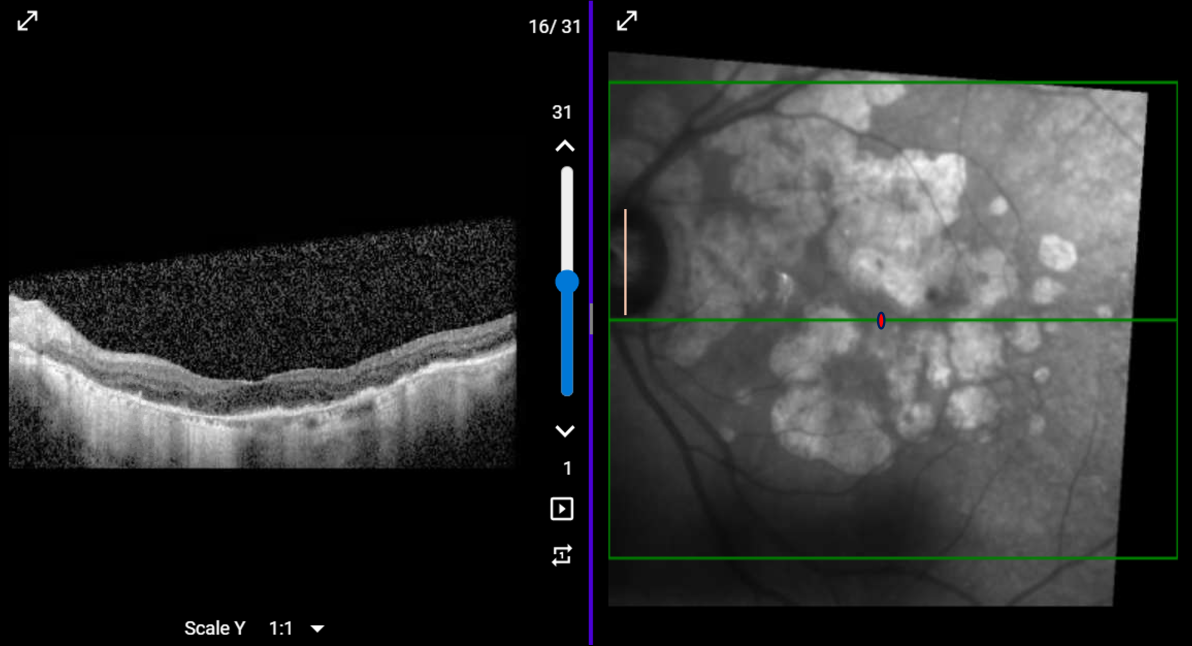
#> input picture OCT_Pipeline_2026/data/raw_marked/10907481.png, 3575 x 1938 px (shown at 1/3 size); its folder holds only this picture in this run
$ python 00_extract_vector_labels.py
#> lines starting #> are read from the running program, lines starting #| are printed output that depends on the picture; after the words box and inside, x2 and y2 are one past the last pixel; in counts of white or black regions, pixels touching at a corner belong together
"""
Extract Fovea and GA Coordinates from Manually Marked OCT Images

This script processes annotated OCT images to extract:
- Fovea location from red dots
- GA target location from peach/yellow lines

Marking Convention:
- Fovea: Red dot (possibly with blue outline)
- GA: Peach/yellow line (#F4C5AD) connecting fovea to nearest GA edge
  The FAR endpoint from the fovea is the GA target point.

Usage:
    python src/00_extract_vector_labels.py --input data/raw_marked --output data/csv --split 0.2 --debug
"""

import os
import argparse
from pathlib import Path
import numpy as np
import cv2
import pandas as pd
from skimage import morphology
from skimage.morphology import skeletonize
from scipy import ndimage
from tqdm import tqdm


class VectorLabelExtractor:
    """Extract fovea and GA coordinates from marked OCT images."""

    def __init__(self,
                 red_hue_ranges=[(0, 10), (170, 180)],
                 red_sat_range=(100, 255),
                 red_val_range=(100, 255),
                 peach_color=(246, 198, 173),  # Actual color from images
                 peach_tolerance=(20, 80, 80),  # Increased tolerance
                 min_red_area=10,
                 max_fovea_distance=300,  # Relaxed distance constraint
                 debug=False):
        """
        Initialize the extractor with color detection parameters.

        Args:
            red_hue_ranges: List of (min, max) HSV hue ranges for red detection
            red_sat_range: (min, max) saturation range for red
            red_val_range: (min, max) value range for red
            peach_color: RGB values for peach/yellow line color
            peach_tolerance: (H, S, V) tolerance around peach color
            min_red_area: Minimum pixel area for valid red dot
            max_fovea_distance: Max distance closest endpoint can be from fovea
            debug: If True, save debug visualization images
        """
        self.red_hue_ranges = red_hue_ranges
        self.red_sat_range = red_sat_range
        self.red_val_range = red_val_range
        self.peach_color_rgb = peach_color
        self.peach_tolerance = peach_tolerance
        self.min_red_area = min_red_area
        self.max_fovea_distance = max_fovea_distance
        self.debug = debug

        # Convert peach color to HSV for detection
        peach_bgr = np.uint8([[[peach_color[2], peach_color[1], peach_color[0]]]])
        peach_hsv = cv2.cvtColor(peach_bgr, cv2.COLOR_BGR2HSV)[0][0]
        self.peach_hsv = peach_hsv

    def detect_fovea(self, image):
        """
        Detect red dot and return fovea centroid.

        Args:
            image: BGR image (from cv2.imread)

        Returns:
            (x, y) tuple of fovea coordinates, or None if not found
        """
        hsv = cv2.cvtColor(image, cv2.COLOR_BGR2HSV)

        # Create mask for red color (handle wraparound at hue=180)
        mask = np.zeros(hsv.shape[:2], dtype=np.uint8)
        for hue_min, hue_max in self.red_hue_ranges:
            lower = np.array([hue_min, self.red_sat_range[0], self.red_val_range[0]])
            upper = np.array([hue_max, self.red_sat_range[1], self.red_val_range[1]])
            mask |= cv2.inRange(hsv, lower, upper)

        # Clean up mask with morphological operations
        kernel = cv2.getStructuringElement(cv2.MORPH_ELLIPSE, (3, 3))
        mask = cv2.morphologyEx(mask, cv2.MORPH_OPEN, kernel)
        mask = cv2.morphologyEx(mask, cv2.MORPH_CLOSE, kernel)

        # Find connected components
        num_labels, labels, stats, centroids = cv2.connectedComponentsWithStats(mask, connectivity=8)

        # Find largest component (excluding background)
        if num_labels <= 1:
            return None

        areas = stats[1:, cv2.CC_STAT_AREA]
        largest_idx = np.argmax(areas) + 1

        if areas[largest_idx - 1] < self.min_red_area:
            return None

        # Return centroid (x, y)
        centroid = centroids[largest_idx]
        return (int(centroid[0]), int(centroid[1]))

    def detect_peach_line(self, image):
        """
        Detect peach/yellow/pink line and return binary mask.

        Detects multiple color ranges to handle:
        - Original peach/orange colors (H: 0-25)
        - Lighter pink/salmon colors (H: 150-180)

        Args:
            image: BGR image

        Returns:
            Binary mask of peach/pink line pixels
        """
        hsv = cv2.cvtColor(image, cv2.COLOR_BGR2HSV)

        # Mask 1: Original peach color with tolerance
        h_tol, s_tol, v_tol = self.peach_tolerance
        lower = np.array([
            max(0, int(self.peach_hsv[0]) - h_tol),
            max(0, int(self.peach_hsv[1]) - s_tol),
            max(0, int(self.peach_hsv[2]) - v_tol)
        ], dtype=np.uint8)
        upper = np.array([
            min(180, int(self.peach_hsv[0]) + h_tol),
            min(255, int(self.peach_hsv[1]) + s_tol),
            min(255, int(self.peach_hsv[2]) + v_tol)
        ], dtype=np.uint8)
        mask_peach = cv2.inRange(hsv, lower, upper)

        # Mask 2: Peach/Orange range with lower saturation (H: 10-25, S: 30+, V: 100+)
        mask_orange1 = cv2.inRange(hsv, np.array([10, 30, 100]), np.array([25, 255, 255]))
        # Mask 3: Red-orange range with lower saturation (H: 0-10, S: 30+, V: 100+)
        mask_orange2 = cv2.inRange(hsv, np.array([0, 30, 100]), np.array([10, 255, 255]))
        # Mask 4: Pink/Magenta range for lighter pink lines (H: 150-180, S: 30+, V: 100+)
        mask_pink = cv2.inRange(hsv, np.array([150, 30, 100]), np.array([180, 255, 255]))

        # Combine all masks
        mask = mask_peach | mask_orange1 | mask_orange2 | mask_pink

        # Apply morphological closing to connect gaps
        kernel = cv2.getStructuringElement(cv2.MORPH_RECT, (3, 3))
        mask = cv2.morphologyEx(mask, cv2.MORPH_CLOSE, kernel)

        return mask

    def skeletonize_line(self, mask):
        """
        Skeletonize the line mask to get thin centerline.

        Args:
            mask: Binary mask

        Returns:
            Skeletonized binary mask
        """
        # Convert to boolean for skimage
        binary = mask > 0

        # Skeletonize
        skeleton = skeletonize(binary)

        return skeleton.astype(np.uint8) * 255

    def find_endpoints(self, skeleton):
        """
        Find endpoints of the skeletonized line.

        Args:
            skeleton: Binary skeletonized image

        Returns:
            List of (x, y) endpoint coordinates
        """
        # Kernel to detect endpoints (pixels with exactly 1 neighbor)
        kernel = np.array([[1, 1, 1],
                          [1, 10, 1],
                          [1, 1, 1]], dtype=np.uint8)

        # Convolve to count neighbors
        filtered = cv2.filter2D((skeleton > 0).astype(np.uint8), -1, kernel)

        # Endpoints have value 11 (center=10 + 1 neighbor)
        endpoints = np.argwhere(filtered == 11)

        # Convert to (x, y) format
        endpoints = [(pt[1], pt[0]) for pt in endpoints]

        return endpoints

    def select_ga_endpoint(self, endpoints, fovea):
        """
        Select the GA target endpoint (farthest from fovea).

        Args:
            endpoints: List of (x, y) endpoint coordinates
            fovea: (fx, fy) fovea coordinates

        Returns:
            (x, y) GA target coordinates, or None if validation fails
        """
        if len(endpoints) < 2:
            return None

        # If more than 2 endpoints, select the two farthest apart
        if len(endpoints) > 2:
            max_dist = 0
            best_pair = (endpoints[0], endpoints[1])
            for i in range(len(endpoints)):
                for j in range(i + 1, len(endpoints)):
                    dist = np.linalg.norm(np.array(endpoints[i]) - np.array(endpoints[j]))
                    if dist > max_dist:
                        max_dist = dist
                        best_pair = (endpoints[i], endpoints[j])
            endpoints = list(best_pair)

        # Calculate distances to fovea
        fx, fy = fovea
        distances = []
        for x, y in endpoints:
            dist = np.sqrt((x - fx)**2 + (y - fy)**2)
            distances.append(dist)

        # Sort by distance
        sorted_idx = np.argsort(distances)
        closest_endpoint = endpoints[sorted_idx[0]]
        farthest_endpoint = endpoints[sorted_idx[1]]

        # Validate: closest endpoint should be near fovea (relaxed validation)
        # If validation fails, still return but warn
        if distances[sorted_idx[0]] > self.max_fovea_distance:
            # Return farthest endpoint anyway, but this will be logged
            pass

        return farthest_endpoint

    def process_image(self, image_path):
        """
        Process a single image to extract fovea and GA coordinates.

        Args:
            image_path: Path to image file

        Returns:
            dict with 'fovea', 'ga', 'error', 'debug_image' keys
        """
        result = {
            'fovea': None,
            'ga': None,
            'error': None,
            'debug_image': None
        }

        # Load image
        image = cv2.imread(str(image_path))
        if image is None:
            result['error'] = 'Failed to load image'
            return result

        # Detect fovea
        fovea = self.detect_fovea(image)
        if fovea is None:
            result['error'] = 'Red dot (fovea) not detected'
            return result
        result['fovea'] = fovea

        # Detect peach line
        peach_mask = self.detect_peach_line(image)
        if peach_mask.sum() == 0:
            result['error'] = 'Peach line not detected'
            return result

        # Skeletonize line
        skeleton = self.skeletonize_line(peach_mask)

        # Find endpoints
        endpoints = self.find_endpoints(skeleton)
        if len(endpoints) < 2:
            result['error'] = f'Insufficient endpoints found: {len(endpoints)}'
            return result

        # Select GA endpoint
        ga = self.select_ga_endpoint(endpoints, fovea)
        if ga is None:
            result['error'] = 'Could not determine GA endpoint (validation failed)'
            return result
        result['ga'] = ga

        # Create debug visualization if requested
        if self.debug:
            debug_img = image.copy()
            # Draw fovea (green circle)
            cv2.circle(debug_img, fovea, 10, (0, 255, 0), 2)
            cv2.circle(debug_img, fovea, 3, (0, 255, 0), -1)
            # Draw skeleton (blue)
            debug_img[skeleton > 0] = [255, 0, 0]
            # Draw endpoints
            for ep in endpoints:
                cv2.circle(debug_img, ep, 5, (255, 255, 0), -1)
            # Draw GA target (red circle)
            cv2.circle(debug_img, ga, 10, (0, 0, 255), 2)
            cv2.circle(debug_img, ga, 3, (0, 0, 255), -1)
            # Add labels
            cv2.putText(debug_img, 'Fovea', (fovea[0] + 15, fovea[1]),
                       cv2.FONT_HERSHEY_SIMPLEX, 0.5, (0, 255, 0), 1)
            cv2.putText(debug_img, 'GA', (ga[0] + 15, ga[1]),
                       cv2.FONT_HERSHEY_SIMPLEX, 0.5, (0, 0, 255), 1)
            result['debug_image'] = debug_img

        return result

    def process_directory(self, input_dir, output_dir, train_val_split=0.0, debug_dir=None):
        """
        Process all images in a directory and save CSV labels.

        Args:
            input_dir: Directory containing marked images
            output_dir: Directory to save CSV files
            train_val_split: Fraction for validation (0.0-1.0). If 0, only creates train files.
            debug_dir: Directory to save debug images (if debug=True)

        Returns:
            dict with processing statistics
        """
        input_path = Path(input_dir)
        output_path = Path(output_dir)
        output_path.mkdir(parents=True, exist_ok=True)

        if debug_dir and self.debug:
            debug_path = Path(debug_dir)
            debug_path.mkdir(parents=True, exist_ok=True)

        # Find all images
        image_extensions = {'.jpg', '.jpeg', '.png', '.bmp', '.tif', '.tiff'}
        image_files = [f for f in input_path.iterdir()
                      if f.suffix.lower() in image_extensions]

        if not image_files:
            print(f"No images found in {input_dir}")
            return {'total': 0, 'success': 0, 'failed': 0}

        # Process all images
        results = []
        errors = []

        print(f"Processing {len(image_files)} images...")
        for img_file in tqdm(image_files):
            result = self.process_image(img_file)

            if result['error']:
                errors.append({'filename': img_file.name, 'error': result['error']})
            else:
                results.append({
                    'filename': img_file.name,
                    'fovea_x': result['fovea'][0],
                    'fovea_y': result['fovea'][1],
                    'ga_x': result['ga'][0],
                    'ga_y': result['ga'][1]
                })

                # Save debug image
                if self.debug and result['debug_image'] is not None and debug_dir:
                    debug_filename = debug_path / f"debug_{img_file.name}"
                    cv2.imwrite(str(debug_filename), result['debug_image'])

        # Print error summary
        if errors:
            print(f"\n⚠️  {len(errors)} images failed processing:")
            for err in errors[:10]:  # Show first 10
                print(f"  - {err['filename']}: {err['error']}")
            if len(errors) > 10:
                print(f"  ... and {len(errors) - 10} more")

        if not results:
            print("No images successfully processed!")
            return {'total': len(image_files), 'success': 0, 'failed': len(errors)}

        # Create DataFrames
        df_all = pd.DataFrame(results)

        # Split into train/val if requested
        if train_val_split > 0:
            np.random.seed(42)  # For reproducibility
            val_indices = np.random.choice(len(df_all),
                                          size=int(len(df_all) * train_val_split),
                                          replace=False)
            val_mask = np.zeros(len(df_all), dtype=bool)
            val_mask[val_indices] = True

            df_train = df_all[~val_mask]
            df_val = df_all[val_mask]

            # Save train sets
            df_train[['filename', 'fovea_x', 'fovea_y']].to_csv(
                output_path / 'train_fovea_labels.csv', index=False)
            df_train[['filename', 'ga_x', 'ga_y']].to_csv(
                output_path / 'train_ga_labels.csv', index=False)

            # Save val sets
            df_val[['filename', 'fovea_x', 'fovea_y']].to_csv(
                output_path / 'val_fovea_labels.csv', index=False)
            df_val[['filename', 'ga_x', 'ga_y']].to_csv(
                output_path / 'val_ga_labels.csv', index=False)

            print(f"\n✅ Successfully processed {len(results)} images")
            print(f"   Train: {len(df_train)} images")
            print(f"   Val: {len(df_val)} images")
        else:
            # Save only train sets
            df_all[['filename', 'fovea_x', 'fovea_y']].to_csv(
                output_path / 'train_fovea_labels.csv', index=False)
            df_all[['filename', 'ga_x', 'ga_y']].to_csv(
                output_path / 'train_ga_labels.csv', index=False)

            print(f"\n✅ Successfully processed {len(results)} images")

        print(f"   CSVs saved to: {output_path}")
        if self.debug and debug_dir:
            print(f"   Debug images saved to: {debug_dir}")

        return {
            'total': len(image_files),
            'success': len(results),
            'failed': len(errors)
        }


def main():
    parser = argparse.ArgumentParser(
        description='Extract fovea and GA coordinates from marked OCT images'
    )
    parser.add_argument('--input', type=str, default='data/raw_marked',
                       help='Input directory with marked images')
    parser.add_argument('--output', type=str, default='data/csv',
                       help='Output directory for CSV files')
    parser.add_argument('--split', type=float, default=0.0,
                       help='Validation split fraction (0.0-1.0)')
    parser.add_argument('--debug', action='store_true',
                       help='Save debug visualization images')
    parser.add_argument('--debug-dir', type=str, default='data/debug',
                       help='Directory for debug images (if --debug)')

    # Color detection parameters
    parser.add_argument('--peach-tolerance', type=int, nargs=3,
                       default=[20, 80, 80], metavar=('H', 'S', 'V'),
                       help='HSV tolerance for peach color detection')
    parser.add_argument('--max-fovea-dist', type=int, default=300,
                       help='Max distance for line endpoint from fovea')

    args = parser.parse_args()

    # Initialize extractor
    extractor = VectorLabelExtractor(
        peach_tolerance=tuple(args.peach_tolerance),
        max_fovea_distance=args.max_fovea_dist,
        debug=args.debug
    )

    # Process directory
    stats = extractor.process_directory(
        input_dir=args.input,
        output_dir=args.output,
        train_val_split=args.split,
        debug_dir=args.debug_dir if args.debug else None
    )
#> in process_image, image is the input picture: shape (1938, 3575, 3); mean B, G, R 47.4, 47.6, 46.5
#> the loop in detect_fovea, `for hue_min, hue_max in self.red_hue_ranges:` made 2 passes
#> pass 1, in detect_fovea, `mask |= cv2.inRange(hsv, lower, upper)`:
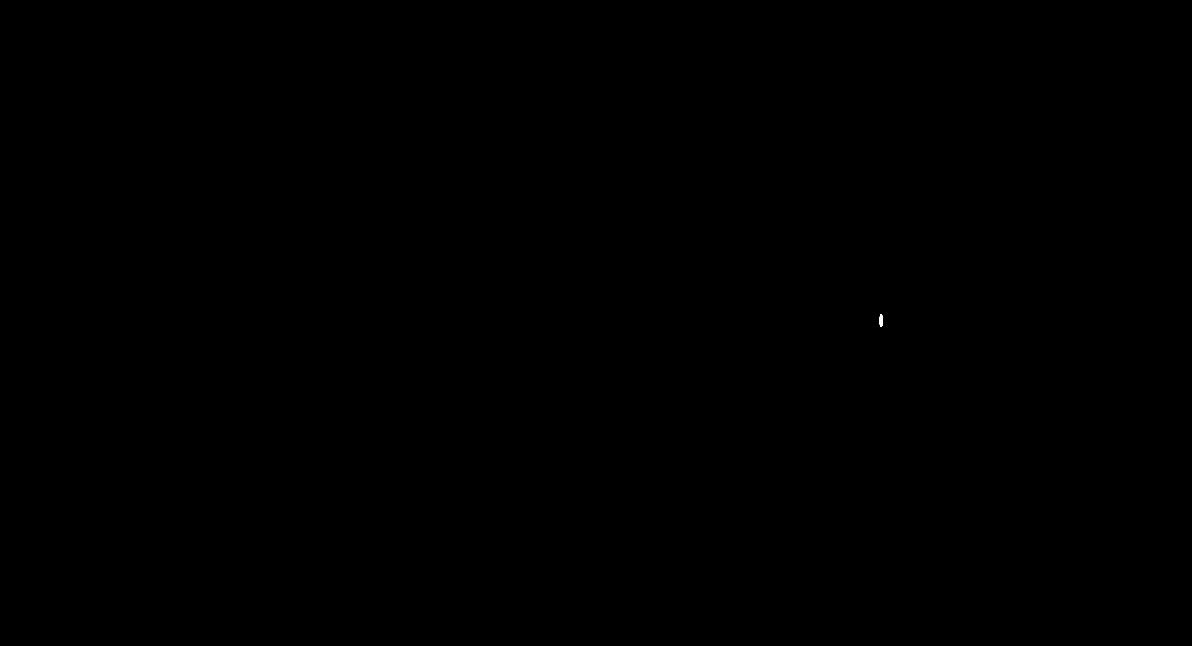
#> mask: shape (1938, 3575) (shown at 1/3 size); 0% white; 1 white region, box (x1, y1, x2, y2) and area: (2638, 942, 2649, 981) 328
#> in detect_fovea, `num_labels, labels, stats, centroids = cv2.connectedComponentsWithStat..`: num_labels = 2; stats = [[0, 0, 3575, 1938, 6927983], [2638, 942, 12, 40, 367]]; centroids = [[1787, 968.5], [2643.3, 961.4]]
#> in detect_fovea, `areas = stats[1:, cv2.CC_STAT_AREA]`: areas = [367]
#> in detect_fovea, `largest_idx = np.argmax(areas) + 1`: largest_idx = 1
#> in detect_fovea, `centroid = centroids[largest_idx]`: centroid = [2643.3, 961.4]
#> in process_image, `fovea = self.detect_fovea(image)`: fovea = (2643, 961)
#> in detect_peach_line, `mask_peach = cv2.inRange(hsv, lower, upper)`:
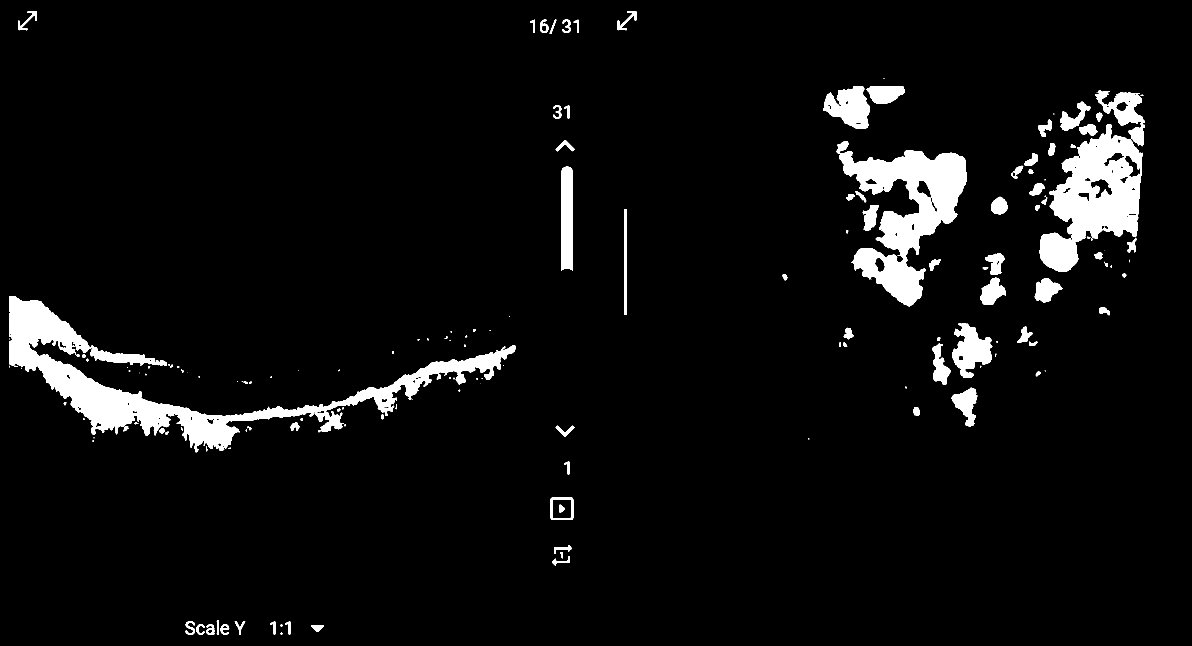
#> mask_peach: shape (1938, 3575) (shown at 1/3 size); 5.3% white; 163 white regions (47 under 20 px), largest, box (x1, y1, x2, y2) and area: (28, 888, 1546, 1357) 117822, (2510, 423, 2901, 919) 77189, (3119, 372, 3428, 815) 68938
#> (the rest of the program and of its run is left out)
